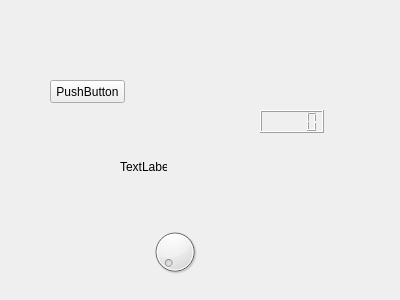
<?xml version="1.0" encoding="UTF-8"?>
<ui version="4.0">
 <class>Form</class>
 <widget class="QWidget" name="Form">
  <property name="geometry">
   <rect>
    <x>0</x>
    <y>0</y>
    <width>400</width>
    <height>300</height>
   </rect>
  </property>
  <property name="windowTitle">
   <string>Form</string>
  </property>
  <widget class="QPushButton" name="pushButton">
   <property name="geometry">
    <rect>
     <x>50</x>
     <y>80</y>
     <width>75</width>
     <height>23</height>
    </rect>
   </property>
   <property name="text">
    <string>PushButton</string>
   </property>
  </widget>
  <widget class="QLabel" name="label">
   <property name="geometry">
    <rect>
     <x>120</x>
     <y>160</y>
     <width>47</width>
     <height>13</height>
    </rect>
   </property>
   <property name="text">
    <string>TextLabel</string>
   </property>
  </widget>
  <widget class="QLCDNumber" name="lcdNumber">
   <property name="geometry">
    <rect>
     <x>260</x>
     <y>110</y>
     <width>64</width>
     <height>23</height>
    </rect>
   </property>
  </widget>
  <widget class="QDial" name="dial">
   <property name="geometry">
    <rect>
     <x>150</x>
     <y>220</y>
     <width>50</width>
     <height>64</height>
    </rect>
   </property>
  </widget>
 </widget>
 <resources/>
 <connections/>
</ui>
